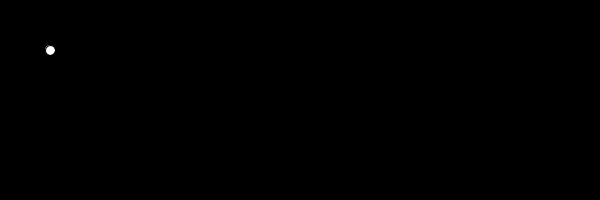
Frame 1 (no input)
Frame 60 (the mouse pressed at the canvas centre just before this capture): identical to frame 1, image omitted
Frame 120 (the mouse held since frame 60 and released just before this capture): identical to frame 1, image omitted

The Processing sketch that drew this single still picture (run headless with seeded random() and noise(); from frame 60 on, the mouse is pressed at the canvas centre):

// Processing sketch: sketch_191122a
// ── sketch_191122a.pde
void settings(){
  size(600, 200);  
}
 
void setup() {
  String[] args = {"--location=0,0", "Foo"};
  Foo sa = new Foo(/*32, 20*/);
  PApplet.runSketch(args, sa);
    Foo s = new Foo(2000,100);
    PApplet.runSketch(args, s);
}
 
void draw() {
  background(0);
  ellipse(50, 50, 10, 10);
  
    
}     

// ── foo.pde
import processing.core.*;
 
public class Foo extends PApplet {
 
  private final int w, h;
 
  public Foo() {
    w = 200;
    h = 200;
  }
 
  public Foo(int w, int h) {
    this.w = w;
    this.h = h;
  }
 
  public void settings() {
    size(w, h);
  }
 
  public void draw() {
    background(255);
    fill(0);
    ellipse(100, 50, 10, 10);
  }
}
